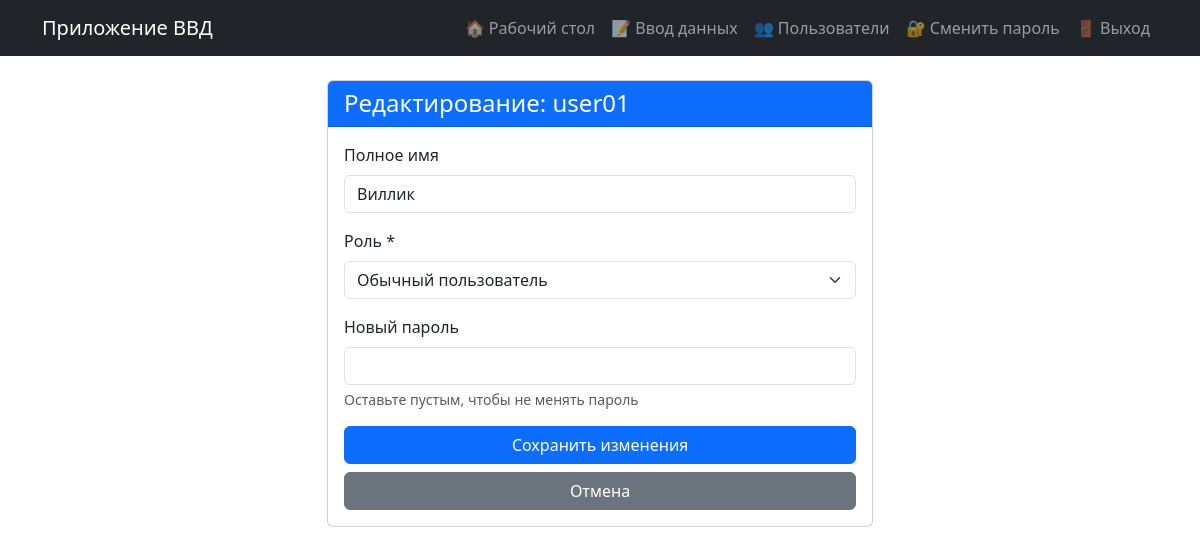
The app's page /users/edit/3 (signed in) with its own data.
### models.py (models this page shows, shortened)
class User(UserMixin, db.Model):
    __tablename__ = 'users'  # Явно указываем имя таблицы Алиса
    __table_args__ = {'extend_existing': True}  # Добавлено!
    id = db.Column(db.Integer, primary_key=True)
    username = db.Column(db.String(80), unique=True, nullable=False)
    password = db.Column(db.String(200), nullable=False)
    full_name = db.Column(db.String(100))
    role = db.Column(db.String(20), default='user')
    entries = db.relationship('PersonData', backref='author', lazy=True, cascade='all, delete-orphan')
    def is_admin(self):
        return self.role == 'admin'

### app.py (the view, shortened to what this page needs)
@app.route('/users/edit/<int:user_id>', methods=['GET', 'POST'])
@login_required
@admin_required
def user_edit(user_id):
    user = User.query.get_or_404(user_id)
    if user.id == current_user.id:
        flash('Вы не можете редактировать свою учетную запись через эту страницу.')
        return redirect(url_for('user_list'))
    return render_template('user_edit.html', user=user)

### app.py (called while the page is built)
def admin_required(f):
    @wraps(f)
    def decorated_function(*args, **kwargs):
        if not current_user.is_authenticated or not current_user.is_admin():
            flash('Доступ запрещен. Требуются права администратора.')
            return redirect(url_for('dashboard'))
        return f(*args, **kwargs)
    return decorated_function

@login_manager.user_loader
def load_user(user_id):
    return db.session.get(User, int(user_id)) #User.query.get(int(user_id))

### templates/user_edit.html (shortened to what this page needs)
{% extends "base.html" %}
{% block content %}
<div class="row justify-content-center">
    <div class="col-md-6">
        <div class="card">
            <div class="card-header bg-primary text-white">
                <h4 class="mb-0">Редактирование: {{ user.username }}</h4>
            </div>
            <div class="card-body">
                <form method="post">
                    <div class="mb-3">
                        <label for="full_name" class="form-label">Полное имя</label>
                        <input type="text" class="form-control" id="full_name" name="full_name"
                               value="{{ user.full_name or '' }}">
                    </div>
                    <div class="mb-3">
                        <label for="role" class="form-label">Роль *</label>
                        <select class="form-select" id="role" name="role" required>
                            <option value="user" {% if user.role == 'user' %}selected{% endif %}>Обычный пользователь</option>
                        </select>
                    </div>
                    <div class="mb-3">
                        <label for="new_password" class="form-label">Новый пароль</label>
                        <input type="password" class="form-control" id="new_password" name="new_password">
                        <div class="form-text">Оставьте пустым, чтобы не менять пароль</div>
                    </div>
                    <div class="d-grid gap-2">
                        <button type="submit" class="btn btn-primary">Сохранить изменения</button>
                        <a href="{{ url_for('user_list') }}" class="btn btn-secondary">Отмена</a>
                    </div>
                </form>
            </div>
        </div>
    </div>
</div>
{% endblock %}

### records on screen
User: username "user01", full_name "Виллик", role "Обычный пользователь"
